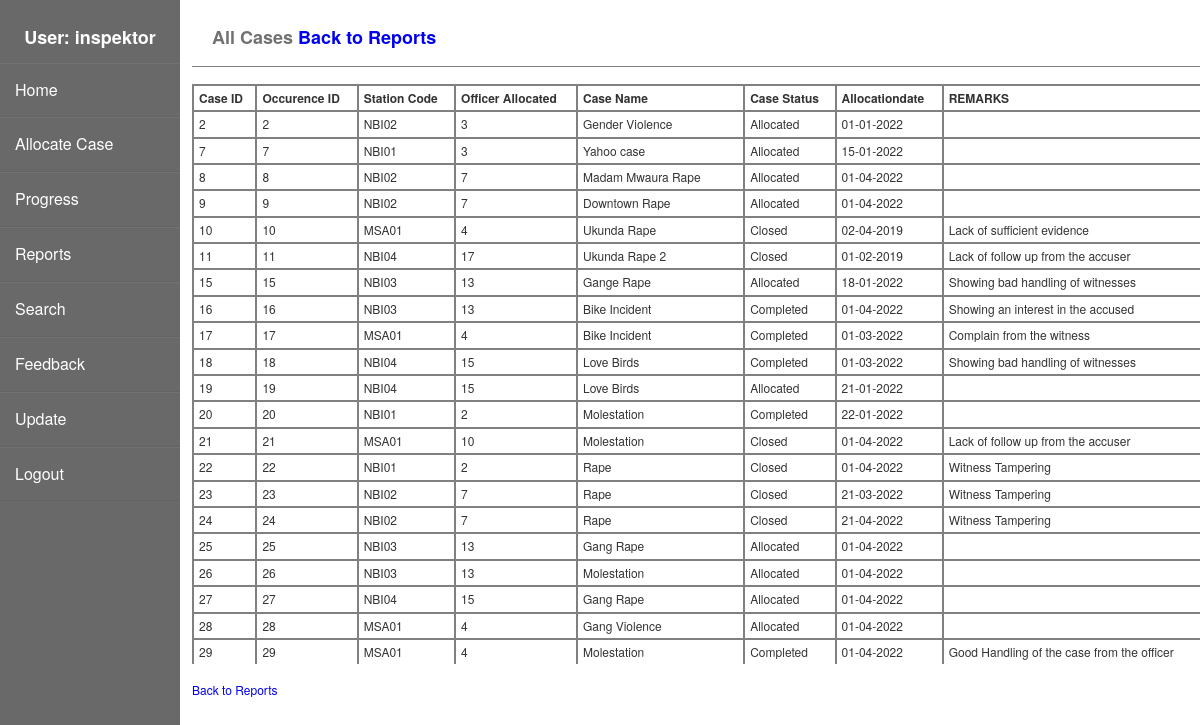
/genderhead/viewgendercases.php (signed in), run on the app's committed database.
### tables this page shows
CREATE TABLE `cases` (
  `id` int(11) NOT NULL,
  `occurrenceId` int(11) DEFAULT NULL,
  `stationCode` varchar(55) DEFAULT NULL,
  `officerId` int(11) DEFAULT NULL,
  `casename` varchar(55) DEFAULT NULL,
  `casestatus` varchar(55) DEFAULT NULL,
  `crimetype` varchar(20) NOT NULL,
  `allocationDate` date DEFAULT NULL,
  `remarks` text DEFAULT NULL,
  `timeLogged` timestamp NULL DEFAULT current_timestamp()
);

### genderhead/viewgendercases.php (the view, shortened to what this page needs)
<?php
$server="localhost";
$username="moturi";
$password="logmein";
$dbname="nationalcrimeinvestigation";
$con= mysqli_connect($server, $username, $password, $dbname);
?>
<!DOCTYPE html>
<html lang="en">
<head>
        <link href="../stylesheet.css" rel="stylesheet" type="text/css">
</head>
<body>
    <div class="wrapper">
        <div class="sidebar">
            <h2>User:
                <?php
            echo  $_SESSION["user"]
            ?>
            </h2>
            <ul style="list-style-type:none;">
                            <li><a href="index.php">Home</a></li>
                <li><a href="allocate.php">Allocate Case</a></li>
                <li><a href="progress.php">Progress</a></li>
                <li><a href="filter.php">Reports</a></li>
                <li><a href="search.php">Search</a></li>
                <li><a href="feedback.php">Feedback</a></li>
                <li><a href="update.php">Update</a></li>
                <li><a href="../logout.php">Logout</a></li>
            </ul>
        </div>
        <div class="main_content">
            <div class="main_content">
                <div class="top">
                    <H2>All Cases <a href="index.php">Back to Reports</a></H2>
                </div>
    <br>
<div class="tabsort">
<table id="myTable">
    <tr>
                            <th>Case ID</th>
                            <th>Occurence ID</th>
                            <th>Station Code</th>
                            <th>Officer Allocated</th>
                            <th>Case Name</th>
                            <th>Case Status</th>
                            <th>Allocationdate</th>
                            <th>REMARKS</th>
    </tr>
    <?php
    $sql="SELECT * FROM cases WHERE crimetype='GENDER'";
    $result=mysqli_query($con,$sql);
    if($result){
        while($row=mysqli_fetch_assoc($result)){
            $id= $row['id'];
            $occurrenceId= $row['occurrenceId'];
            $stationCode= $row['stationCode'];
            $officerId= $row['officerId'];
            $casename= $row['casename'];
            $casestatus= $row['casestatus'];
            $allocationDate= date('d-m-Y', strtotime($row['allocationDate']));
            $remarks= $row['remarks'];
    echo '
    <tr>
            <td scope ="row">'.$id.' </td>
            <td>'.$occurrenceId.'</td>
            <td>'.$stationCode.'</td>
            <td>'.$officerId.'</td>
            <td>'.$casename.'</td>
            <td>'.$casestatus.'</td>
            <td>'.$allocationDate.'</td>
            <td>'.$remarks.'</td>
    </tr>
    ';}
        }
        ?>
    </table>
    </div>
    <br>
    <a href="filter.php">Back to Reports</a>
    </div>
    </div>
    </div>
    </body>
    </html>

### stylesheet.css (style rules this page uses)
body { font-family: "Helvetica Neue", Helvetica, Arial, sans-serif; font-size: 12px; line-height: 1.42857143; color: #333; background-color: #fff; background-image: none; margin: 0; }
* { box-sizing: border-box; }
a:link { text-decoration: none; }
.wrapper { display: flex; position: relative; overflow: hidden; }
.wrapper .sidebar { width: 15%; height: 100%; background: dimgrey; padding: 10px 0px; position: fixed; padding-right: -10px; }
.wrapper .sidebar h2 { color: #fff; text-align: center; margin-bottom: 5px; }
.wrapper .sidebar ul { margin-left: -40px; }
.wrapper .sidebar ul li { padding: 15px; border-bottom: 1px solid #676798; border-bottom: 1px solid rgba(0,0,0,0.05); border-top: 1px solid rgba(255,255,255,0.05); }
.wrapper .sidebar ul li a { color: white; display: block; font-size: medium; }
.wrapper .main_content { width: 100%; margin-left: 8%; position: fixed; }
.wrapper .main_content .top { padding: 10px 20px; padding-bottom: 0px; background: #fff; color: #717171; border-bottom: 1px solid grey; }
table { border-spacing: 0; width: 85%; border: 1px solid grey; }
td ,th { text-align: left; padding: 5px; border: 1px solid grey; line-height: 1.2; }
.tabsort { max-height: 580px; overflow-y: scroll; }

### data on the page
cases: id "2", occurrenceId "2", stationCode "NBI02", officerId "3", casename "Gender Violence", casestatus "Allocated", allocationDate "01-01-2022"
cases: id "7", occurrenceId "7", stationCode "NBI01", officerId "3", casename "Yahoo case", casestatus "Allocated", allocationDate "15-01-2022"
cases: id "8", occurrenceId "8", stationCode "NBI02", officerId "7", casename "Madam Mwaura Rape", casestatus "Allocated", allocationDate "01-04-2022"
cases: id "9", occurrenceId "9", stationCode "NBI02", officerId "7", casename "Downtown Rape", casestatus "Allocated", allocationDate "01-04-2022"
cases: id "10", occurrenceId "10", stationCode "MSA01", officerId "4", casename "Ukunda Rape", casestatus "Closed", allocationDate "02-04-2019", remarks "Lack of sufficient evidence"
cases: id "11", occurrenceId "11", stationCode "NBI04", officerId "17", casename "Ukunda Rape 2", casestatus "Closed", allocationDate "01-02-2019", remarks "Lack of follow up from the accuser"
cases: id "15", occurrenceId "15", stationCode "NBI03", officerId "13", casename "Gange Rape", casestatus "Allocated", allocationDate "18-01-2022", remarks "Showing bad handling of witnesses"
cases: id "16", occurrenceId "16", stationCode "NBI03", officerId "13", casename "Bike Incident", casestatus "Completed", allocationDate "01-04-2022", remarks "Showing an interest in the accused"
cases: id "17", occurrenceId "17", stationCode "MSA01", officerId "4", casename "Bike Incident", casestatus "Completed", allocationDate "01-03-2022", remarks "Complain from the witness"
cases: id "18", occurrenceId "18", stationCode "NBI04", officerId "15", casename "Love Birds", casestatus "Completed", allocationDate "01-03-2022", remarks "Showing bad handling of witnesses"
cases: id "19", occurrenceId "19", stationCode "NBI04", officerId "15", casename "Love Birds", casestatus "Allocated", allocationDate "21-01-2022"
cases: id "20", occurrenceId "20", stationCode "NBI01", officerId "2", casename "Molestation", casestatus "Completed", allocationDate "22-01-2022"
cases: id "21", occurrenceId "21", stationCode "MSA01", officerId "10", casename "Molestation", casestatus "Closed", allocationDate "01-04-2022", remarks "Lack of follow up from the accuser"
cases: id "22", occurrenceId "22", stationCode "NBI01", officerId "2", casename "Rape", casestatus "Closed", allocationDate "01-04-2022", remarks "Witness Tampering"
cases: id "23", occurrenceId "23", stationCode "NBI02", officerId "7", casename "Rape", casestatus "Closed", allocationDate "21-03-2022", remarks "Witness Tampering"
cases: id "24", occurrenceId "24", stationCode "NBI02", officerId "7", casename "Rape", casestatus "Closed", allocationDate "21-04-2022", remarks "Witness Tampering"
cases: id "25", occurrenceId "25", stationCode "NBI03", officerId "13", casename "Gang Rape", casestatus "Allocated", allocationDate "01-04-2022"
cases: id "26", occurrenceId "26", stationCode "NBI03", officerId "13", casename "Molestation", casestatus "Allocated", allocationDate "01-04-2022"
cases: id "27", occurrenceId "27", stationCode "NBI04", officerId "15", casename "Gang Rape", casestatus "Allocated", allocationDate "01-04-2022"
cases: id "28", occurrenceId "28", stationCode "MSA01", officerId "4", casename "Gang Violence", casestatus "Allocated", allocationDate "01-04-2022"
cases: id "29", occurrenceId "29", stationCode "MSA01", officerId "4", casename "Molestation", casestatus "Completed", allocationDate "01-04-2022", remarks "Good Handling of the case from the officer"

### other printed values
$_SESSION["user"] "inspektor"
